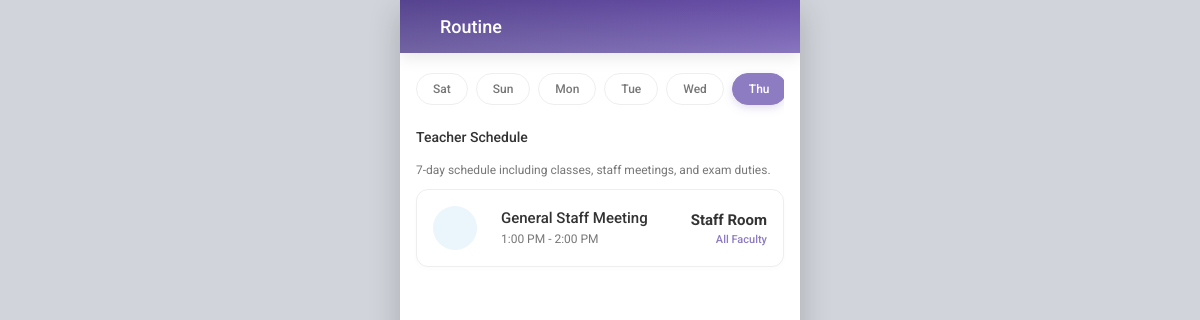
The page /index.php?controller=teacher&action=routine (signed in) on the database its author committed.
### tables this page shows
CREATE TABLE routines (
            id INTEGER PRIMARY KEY AUTOINCREMENT,
            day TEXT NOT NULL,
            title TEXT NOT NULL,
            subtitle TEXT,
            icon TEXT,
            icon_bg TEXT,
            icon_color TEXT,
            value TEXT,
            subvalue TEXT,
            role TEXT CHECK(role IN ('student', 'teacher')),
            username TEXT, -- Specific student roll or teacher email/username if applicable, NULL for global class
            school_code TEXT NOT NULL REFERENCES schools(school_code) ON DELETE CASCADE
        );

### core/Controller.php (called while the page is built)
<?php
class Controller {
    public function render($view, $data = []) {
        extract($data);
        include 'views/layouts/header.php';
        include 'views/' . $view . '.php';
        include 'views/layouts/footer.php';
    }
}

### controllers/TeacherController.php (called while the page is built, shortened)
<?php
class TeacherController extends Controller {
    public function routine() {
        $data = [
            'routine' => TeacherModel::getRoutine()
        ];
        $this->render('teacher/routine', $data);
    }
}

### models/TeacherModel.php (called while the page is built, shortened)
<?php
class TeacherModel extends Model {
    public static function getRoutine() {
        $db = self::getDB();
        $schoolCode = isset($_SESSION['school_code']) ? $_SESSION['school_code'] : 'DHAKA100';
        if ($db) {
            $stmt = $db->prepare("SELECT day, title, subtitle, icon, icon_bg, icon_color, value, subvalue FROM routines WHERE school_code = :school_code AND role = 'teacher'");
            $stmt->execute(['school_code' => $schoolCode]);
            $rows = $stmt->fetchAll(PDO::FETCH_ASSOC);
            $routine = [
                'Saturday' => [],
                'Sunday' => [],
                'Monday' => [],
                'Tuesday' => [],
                'Wednesday' => [],
                'Thursday' => [],
                'Friday' => []
            ];
            foreach ($rows as $row) {
                $day = $row['day'];
                if (isset($routine[$day])) {
                    $routine[$day][] = [
                        'title' => $row['title'],
                        'subtitle' => $row['subtitle'],
                        'icon' => $row['icon'],
                        'iconBg' => $row['icon_bg'],
                        'iconColor' => $row['icon_color'],
                        'value' => $row['value'],
                        'subvalue' => $row['subvalue'],
                        'subStatus' => 'neutral'
                    ];
                }
            }
            return $routine;
        }
        return [];
    }
}

### views/teacher/routine.php (the view, shortened to what this page needs)
<div id="teacherRoutineView" class="view active">
    <div class="routine-container">
        <div class="routine-nav">
            <button class="routine-day-btn" id="tbtn-Saturday" onclick="selectTeacherRoutineDay('Saturday')">Sat</button>
            <button class="routine-day-btn" id="tbtn-Sunday" onclick="selectTeacherRoutineDay('Sunday')">Sun</button>
            <button class="routine-day-btn" id="tbtn-Monday" onclick="selectTeacherRoutineDay('Monday')">Mon</button>
            <button class="routine-day-btn" id="tbtn-Tuesday" onclick="selectTeacherRoutineDay('Tuesday')">Tue</button>
            <button class="routine-day-btn" id="tbtn-Wednesday" onclick="selectTeacherRoutineDay('Wednesday')">Wed</button>
            <button class="routine-day-btn" id="tbtn-Thursday" onclick="selectTeacherRoutineDay('Thursday')">Thu</button>
        </div>
        <div class="routine-section">
            <div class="section-header routine-title" style="padding-left: 0; margin-bottom: 6px;">Teacher Schedule</div>
            <div class="routine-section-note">7-day schedule including classes, staff meetings, and exam duties.</div>
            <?php foreach ($routine as $day => $classes): ?>
                <div class="teacher-routine-panel" id="troutine-<?php echo $day; ?>" style="display: none;">
                    <?php if (empty($classes)): ?>
                        <div style="text-align: center; padding: 25px; color: var(--text-light); font-size: 13px;">No classes or events scheduled for <?php echo $day; ?>.</div>
                    <?php else: ?>
                        <?php foreach ($classes as $item): ?>
                            <div class="bkash-list-item" onclick="showToast('<?php echo htmlspecialchars(addslashes($item['title'])); ?> Details')">
                                <div class="bkash-list-icon" style="background: <?php echo $item['iconBg']; ?>; color: <?php echo $item['iconColor']; ?>;">
                                </div>
                                <div class="bkash-list-content">
                                    <div class="bkash-list-title"><?php echo htmlspecialchars($item['title']); ?></div>
                                    <div class="bkash-list-subtitle"><?php echo htmlspecialchars($item['subtitle']); ?></div>
                                </div>
                                <div class="bkash-list-right">
                                    <div class="bkash-list-value"><?php echo htmlspecialchars($item['value']); ?></div>
                                    <div class="bkash-list-subvalue" style="color: var(--brand-color);"><?php echo htmlspecialchars($item['subvalue']); ?></div>
                                </div>
                            </div>
                        <?php endforeach; ?>
                    <?php endif; ?>
                </div>
            <?php endforeach; ?>
        </div>
    </div>
</div>

### assets/css/style.css (style rules this page uses)
:root { --brand-color: #8E7CC3; --brand-dark: #674EA7; --bg-color: #f7f7f7; --white: #ffffff; --text-main: #333333; --text-light: #777777; --border-color: #eeeeee; --success: #2ecc71; --error: #e74c3c; --warning: #f39c12; --info: #3498db; --space-xs: 4px; --space-sm: 8px; --space-md: 16px; --space-lg: 24px; --space-xl: 32px; }
* { margin: 0; padding: 0; box-sizing: border-box; -webkit-tap-highlight-color: transparent; font-family: 'Roboto', sans-serif; }
html, body { height: 100%; }
body { background-color: #d1d5db; display: flex; justify-content: center; align-items: center; min-height: 100vh; }
.view { display: none; animation: fadeIn 0.3s ease; }
.view.active { display: block; }
.section-header { padding: 0 16px 12px; font-size: 14px; font-weight: 500; color: var(--text-main); }
.routine-container { padding: 16px; }
.routine-section-note { font-size: 12px; color: var(--text-light); margin-bottom: 12px; }
.bkash-list-item { display: flex; align-items: center; gap: 12px; background: var(--white); border: 1px solid var(--border-color); border-radius: 14px; padding: 14px; margin-bottom: 12px; box-shadow: 0 2px 8px rgba(0,0,0,0.02); }
.bkash-list-icon { width: 46px; height: 46px; border-radius: 14px; display: flex; align-items: center; justify-content: center; flex-shrink: 0; }
.bkash-list-content { flex: 1; min-width: 0; }
.bkash-list-title { font-size: 14px; font-weight: 600; color: var(--text-main); margin-bottom: 4px; }
.bkash-list-subtitle { font-size: 12px; color: var(--text-light); line-height: 1.4; }
.bkash-list-right { text-align: right; flex-shrink: 0; }
.bkash-list-value { font-size: 13px; font-weight: 600; color: var(--text-main); }
.bkash-list-subvalue { font-size: 11px; font-weight: 500; margin-top: 4px; }
.routine-nav { display: flex; gap: 8px; overflow-x: auto; padding: 4px 0 12px; margin-bottom: 12px; }
.routine-day-btn { padding: 8px 16px; border-radius: 20px; font-size: 12px; font-weight: 500; background: var(--white); border: 1px solid var(--border-color); color: var(--text-light); cursor: pointer; white-space: nowrap; transition: all 0.2s; }
.routine-day-btn.active { background: var(--brand-color); color: var(--white); border-color: var(--brand-color); box-shadow: 0 3px 8px rgba(142,124,195,0.25); }
.routine-day-btn { transition: all 0.2s ease; }
.bkash-list-item { display: flex; align-items: center; background: var(--white); padding: 16px; margin-bottom: 12px; border-radius: 12px; border: 1px solid var(--border-color); box-shadow: 0 2px 4px rgba(0,0,0,0.02); transition: background 0.2s; cursor: pointer; }
.bkash-list-icon { width: 44px; height: 44px; border-radius: 50%; display: flex; align-items: center; justify-content: center; font-size: 24px; margin-right: 12px; flex-shrink: 0; }
.bkash-list-content { flex: 1; }
.bkash-list-title { font-size: 15px; font-weight: 500; color: var(--text-main); margin-bottom: 4px; }
.bkash-list-subtitle { font-size: 12px; color: var(--text-light); }
.bkash-list-right { text-align: right; }
.bkash-list-value { font-size: 15px; font-weight: 700; color: var(--text-main); }

### rows shown on the page
routines: title "General Staff Meeting", subtitle "1:00 PM - 2:00 PM", value "Staff Room", subvalue "All Faculty"

### other values the page prints
$title "Routine"
